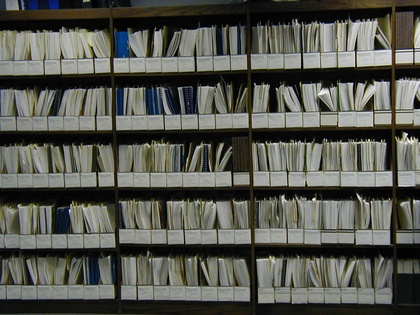
%> input picture books/An_Invitation_to_3D_Vision_Sastry/shelves.jpg, 420 x 315 px, shrunk from 1280 x 960 before the run
$ octave test_4_1.m   (GNU Octave 9; MATLAB toolbox functions it lacks are replaced by stand-ins)
%> lines starting %> are read from the running program, lines starting %| are printed output that depends on the picture; in (x1, y1, x2, y2) boxes, pixels count from 0 and x2, y2 are one past the last pixel; in counts of white or black regions, pixels touching at a corner belong together; the program's own positions count from 1
### books/An_Invitation_to_3D_Vision_Sastry/harrisCorner.m
%%%%%%%%%%%%%%%%%%%%%%%%%%%%%%%%%%%%%%%%%%%%%%%%%%%%%%%%%%%
%  Harris corner Detector
%  modified by Jana Kosecka, George Mason University
%  last modified, November 2001 (making the local search more efficient)
%%%%%%%%%%%%%%%%%%%%%%%%%%%%%%%%%%%%%%%%%%%%%%%%%%%%%%%%%%%

function [D, quality] = harrisCorner(I)

[ydim, xdim] = size(I);

% figure(100); imagesc(I); axis('image'); colormap(gray);
drawnow;
hold on;
blur    = [1 6 15 20 15 6 1];
blur    = blur / sum(blur);
prefilt = [0.223755 0.552490 0.223755];
derivfilt = [-0.453014 0 0.45301];
fx     = conv2( conv2( I, prefilt', 'same' ), derivfilt, 'same' );
fy     = conv2( conv2( I, prefilt, 'same' ), derivfilt', 'same' );
fx2    = conv2( conv2( fx .* fx, blur', 'same' ), blur, 'same' );
fy2    = conv2( conv2( fy .* fy, blur', 'same' ), blur, 'same' );
fxy    = conv2( conv2( fx .* fy, blur', 'same' ), blur, 'same' );

m = (fx2 + fy2 ) / 2;
d = fx2 .* fy2 - fxy .^ 2;
n = sqrt(m .^ 2 - d);

quality = min(abs(m - n),abs(m + n));


thresh = 0.05;  % 0.005;
border = 20;    % do not consider the boundary pixels

q = quality;


q(1:border,:) = zeros(border,xdim);
q(ydim-border+1:ydim,:) = zeros(border,xdim);
q(:,1:border) = zeros(ydim,border);
q(:,xdim-border+1:xdim) = zeros(ydim,border);

% imagesc(q); colormap gray; pause; close
maxq = max(max(q));

thq = thresh*maxq;
Q = (q > thq) & (LocalMaximum(q));

% max. selected features in selection
Nmax = 1000;
i = find(Q(:));

%disp('Local max computation...')

[Y,I] = sort(-q(i));

if (size(Y,1)>Nmax),
	Y = Y(1:Nmax);
	I = I(1:Nmax);
end;

% keyboard;

C = ceil(i(I)/ydim);
R = rem(i(I)-1,ydim)+1;

CC = C * ones(1,size(C,1));
RR = R * ones(1,size(R,1));

spacing = 10;		              %% min spacing between 2 feats (in pixel).
D2 = (CC - CC').^2 + (RR-RR').^2; %% matrix of square distances between features
D2_mod = tril(D2-spacing^2,-1);	  %% take the lower-triangle

good_features = ~sum(D2_mod'<0);  %% if the sum is 0 it is a good feature
indexgood = find(good_features);


%keyboard;

featR = R(indexgood);
featC = C(indexgood);

xtt = [featR,featC]';

indxtt = (xtt(2,:)-1)*ydim + xtt(1,:);
qxtt = q(indxtt);

figure(1); imagesc(I);
hold on;
plot(xtt(2,:),xtt(1,:),'b+');
hold off;

D = xtt;

### books/An_Invitation_to_3D_Vision_Sastry/LocalMaximum.m
%Written by Hailin Jin and Paolo Favaro
%Copyright (c) Washington University, 2001
%All rights reserved
%Last updated 10/18/2001
function  [maxima] = LocalMax(image)
%
% LOCALMAX	Finds local maxima of image
%
%	[maxima,i,j] = LocalMax(image)
%
%	outputs array maxima of zeros and ones with ones
%	at maxima position (Extended to 9 points by JYB)

[m,n] = size(image);
center_cols = [1:n];
center_rows = [1:m];
left = [2:n n];
right = [1 1:n-1];
top = [2:m m];
bot = [1 1:m-1];
maxima = ( ( (image(center_rows,center_cols) > image(center_rows,left)) & ...
	(image(center_rows,center_cols) > image(center_rows,right)) & ...
	(image(center_rows,center_cols) > image(top,center_cols)) & ...
	(image(center_rows,center_cols) > image(bot,center_cols)) & ...
	(image(center_rows,center_cols) > image(top,left)) & ...
	(image(center_rows,center_cols) > image(top,right)) & ...
	(image(center_rows,center_cols) > image(bot,left)) & ...
	(image(center_rows,center_cols) > image(bot,right))));

### books/An_Invitation_to_3D_Vision_Sastry/test_4_1.m
im = rgb2gray(imread('shelves.jpg'));
%> im: size 315x420 uint8; min 0, max 254, mean 87.2
im = double(im);
%> im: size 315x420 double
dtt = harrisCorner(im);
%> in harrisCorner, `fxy    = conv2( conv2( fx .* fy, blur', 'same' ), blur, 'same' );`:
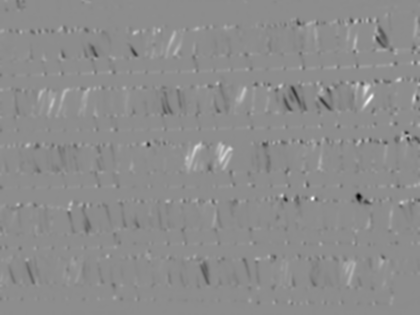
%> fxy: size 315x420 double; min -1684.8, max 1361.5, mean -3.7; drawn with min black and max white
%> in harrisCorner, `maxq = max(max(q));`: maxq = 1696.1
%> in harrisCorner, `thq = thresh*maxq;`: thq = 84.81
%> in LocalMax, `maxima = ( ( (image(center_rows,center_cols) > image(center_rows,left)..`:
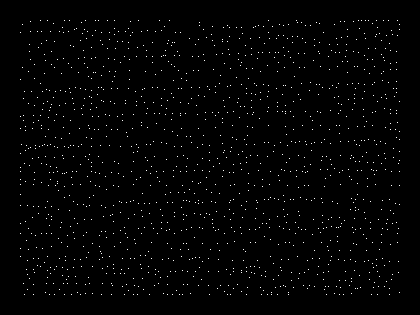
%> maxima: size 315x420 logical; 1.1% white in thin lines or dots, all inside (x1, y1, x2, y2) = (20, 20, 400, 295)
%> in harrisCorner, `Q = (q > thq) & (LocalMaximum(q));`: Q: size 315x420 logical; 0.52% white in thin lines or dots, all inside (x1, y1, x2, y2) = (20, 20, 400, 290)
%> in harrisCorner, `i = find(Q(:));`: i = 687 values from 6333 to 125890
%> in harrisCorner, `[Y,I] = sort(-q(i));`: Y = 687 values from -1696.1 to -85.97; I = 687 values, max 687 at index 469, min 1 at index 488, mean 344
%> in harrisCorner, `C = ceil(i(I)/ydim);`: C = 687 values, max 400 at index 7, min 21 at index 342, mean 217.2
%> in harrisCorner, `R = rem(i(I)-1,ydim)+1;`: R = 687 values, max 290 at index 579, min 21 at index 19, mean 154.9
%> in harrisCorner, `CC = C * ones(1,size(C,1));`:
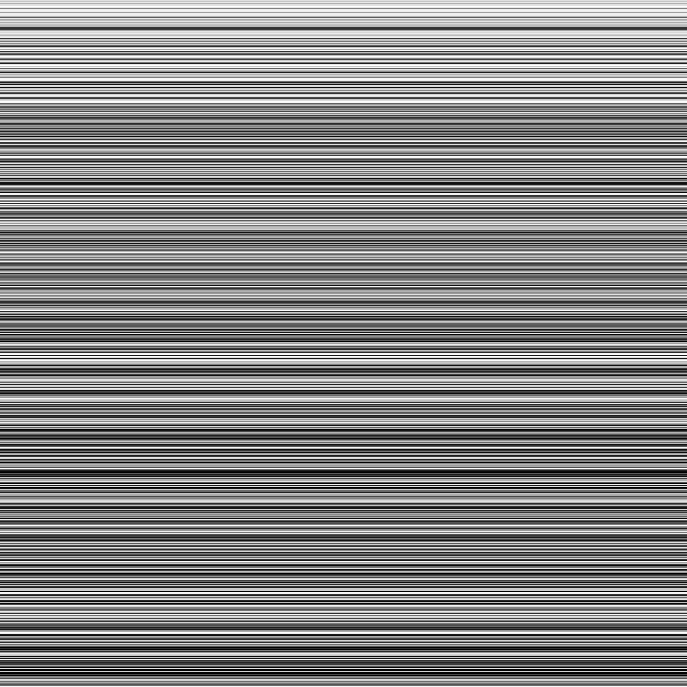
%> CC: size 687x687 double; min 21, max 400, mean 217.2; drawn with min black and max white
%> in harrisCorner, `RR = R * ones(1,size(R,1));`:
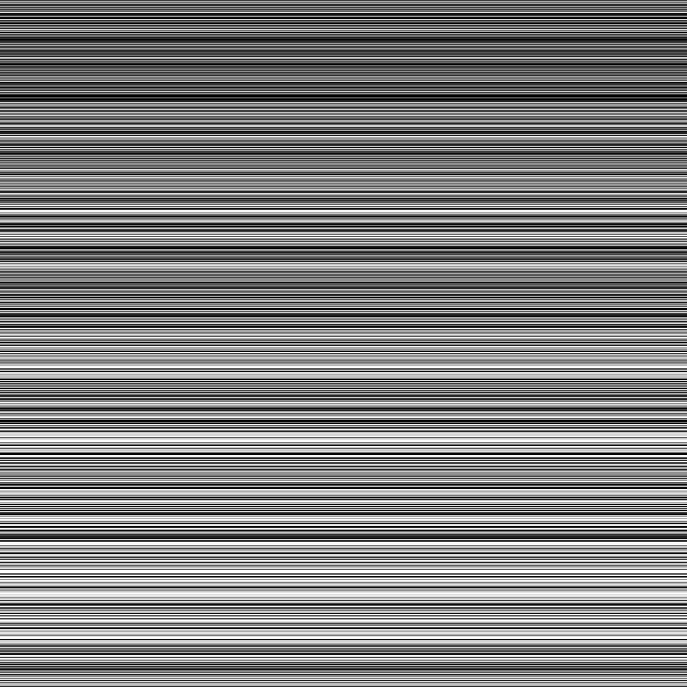
%> RR: size 687x687 double; min 21, max 290, mean 154.9; drawn with min black and max white
%> in harrisCorner, `D2_mod = tril(D2-spacing^2,-1);`:
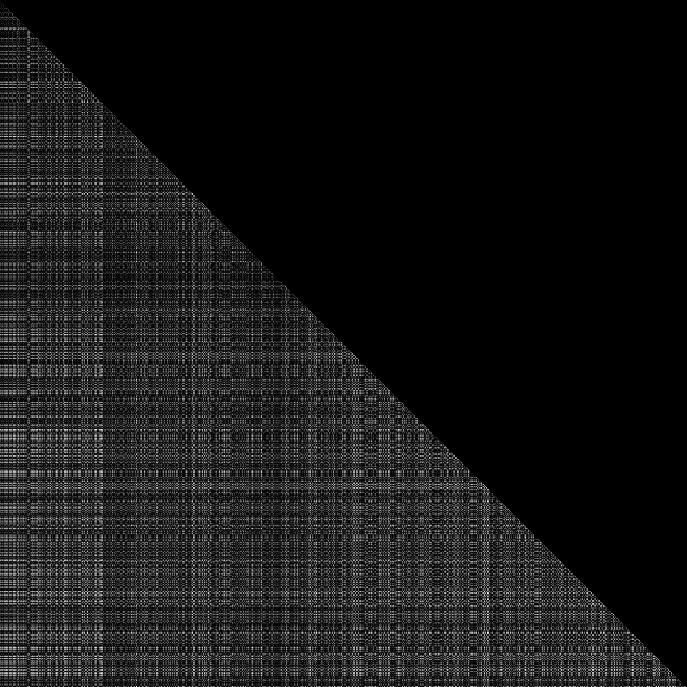
%> D2_mod: size 687x687 double; min -96, max 201597, mean 18620.3; drawn with min black and max white
%> in harrisCorner, `good_features = ~sum(D2_mod'<0);`: good_features = 687 logical values, 292 true
%> in harrisCorner, `indexgood = find(good_features);`: indexgood = 292 values from 1 to 684
%> in harrisCorner, `featR = R(indexgood);`: featR = 292 values, max 288 at index 157, min 21 at index 16, mean 159
%> in harrisCorner, `featC = C(indexgood);`: featC = 292 values, max 400 at index 6, min 21 at index 195, mean 210.6
%> in harrisCorner, `xtt = [featR,featC]';`: xtt = 292 columns, first 8: [84 199 140 196 67 186 85 172; 353 315 369 284 355 400 365 210]
%> in harrisCorner, `indxtt = (xtt(2,:)-1)*ydim + xtt(1,:);`: indxtt = 292 values, max 125890 at index 240, min 6333 at index 246, mean 66175.2
%> in harrisCorner, `qxtt = q(indxtt);`: qxtt = 292 values, max 1696.1 at index 1, min 89.58 at index 292, mean 524.7
%> in harrisCorner, `D = xtt;`: D has the same summary as xtt
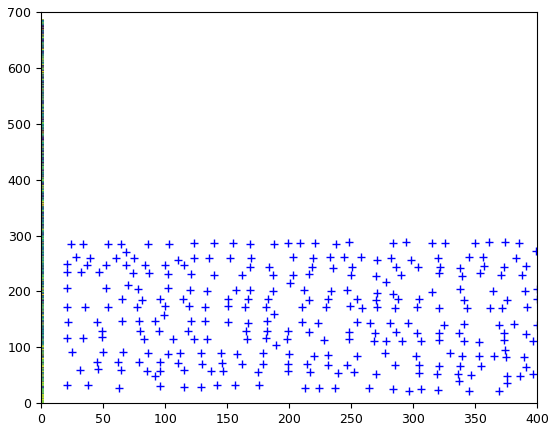
%> figure redrawn from the program's plot data
%> dtt has the same summary as xtt in harrisCorner
imagesc(im); hold on; colormap gray;
plot(dtt(2,:), dtt(1,:), 'y+');
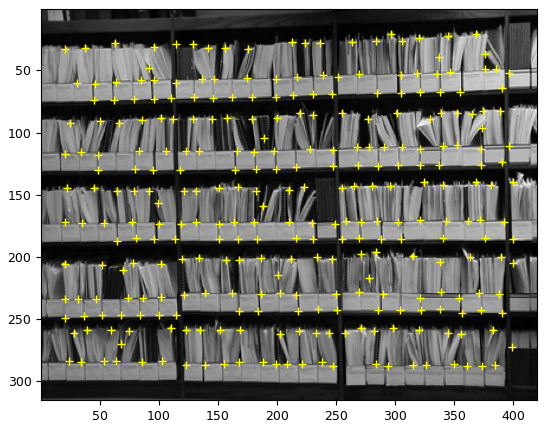
%> figure redrawn from the program's plot data

$ run again, with books/An_Invitation_to_3D_Vision_Sastry/corridor.jpg copied over books/An_Invitation_to_3D_Vision_Sastry/shelves.jpg
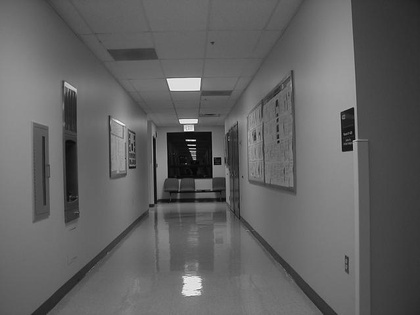
%> input picture books/An_Invitation_to_3D_Vision_Sastry/corridor.jpg, 420 x 315 px, shrunk from 639 x 479 before the run
%> im is the input picture: size 315x420 uint8; min 0, max 249, mean 97.4
%> im: size 315x420 double
%> in harrisCorner, `q(1:border,:) = zeros(border,xdim);`:
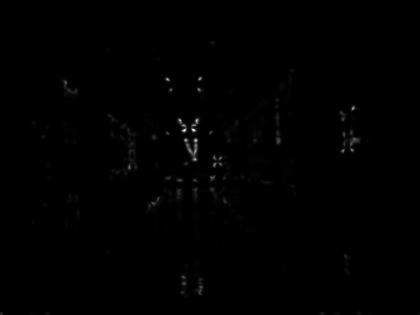
%> q: size 315x420 double; min 0, max 1111.7, mean 4.2; drawn with min black and max white
%> maxq = 1111.7
%> thq = 55.59
%> maxima: size 315x420 logical; 1.5% white in thin lines or dots, all inside (x1, y1, x2, y2) = (20, 20, 400, 295)
%> Q: size 315x420 logical; 0.09% white in thin lines or dots, all inside (x1, y1, x2, y2) = (33, 43, 359, 293)
%> i = 122 values from 10519 to 112910
%> Y = 122 values from -1111.7 to -56.1; I = 122 values, max 122 at index 48, min 1 at index 108, mean 61.5
%> C = 122 values, max 359 at index 48, min 34 at index 108, mean 200.7
%> R = 122 values, max 293 at index 55, min 44 at index 91, mean 161.2
%> good_features = 122 logical values, 54 true
%> indexgood = 54 values from 1 to 122
%> featR = 54 values, max 288 at index 23, min 44 at index 42, mean 156
%> featC = 54 values, max 355 at index 14, min 34 at index 50, mean 203.5
%> xtt = 54 columns, first 8: [131 80 141 121 160 141 109 80; 185 168 196 181 196 186 354 200]
%> indxtt = 54 values, max 111649 at index 14, min 10519 at index 50, mean 63955.2
%> qxtt = 54 values, max 1111.7 at index 1, min 56.1 at index 54, mean 312
%> D has the same summary as xtt
%> dtt has the same summary as xtt in harrisCorner
%> `plot(dtt(2,:), dtt(1,:), 'y+');`:
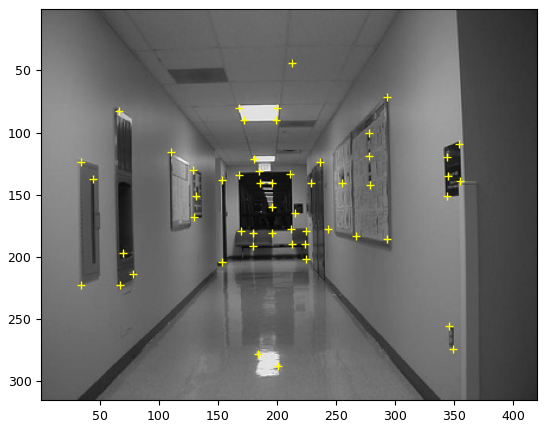
%> figure redrawn from the program's plot data
